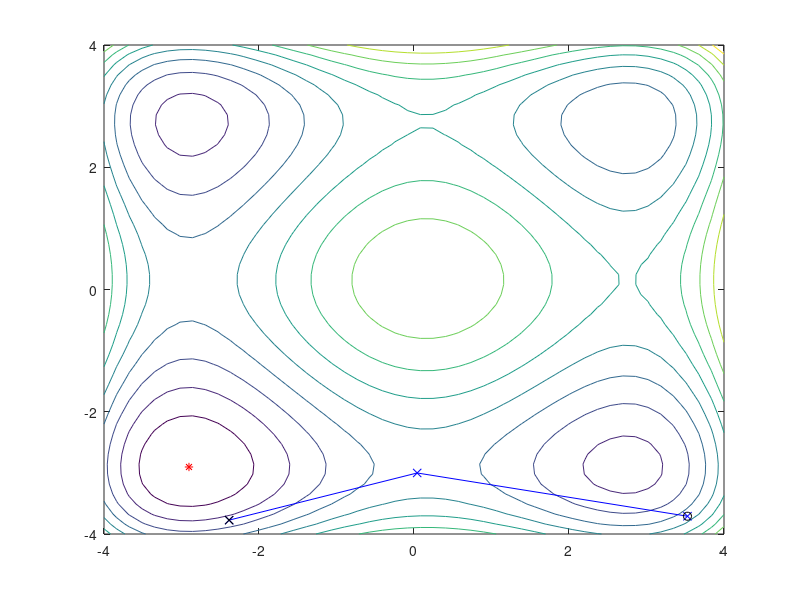

MATLAB code for this plot:
% vak keresés
% tortenet beepitese:
% s: az eddigi ertekek osszege
% s2 az eddigi ertekek negyzetosszege
% + szabaly az elfogadasra:
% az uj ertek az eddigiek atlagatol 
% legalabb a szoras valahanyszorosaval kisebb
% tul sok regi informacio...

clear;
clf;
close all;

% a célfüggvény
f = @(x,y) (x.^4-16*x.^2+5*x)/2 + (y.^4-16*y.^2+5*y)/2; 
F = @(v) f(v(1),v(2));

% a domain: 
a1 = -4;
b1 = 4;
a2 = -4;
b2 = 4;


% U: egyenletes az Omega halmazon (ami egy téglalap)
U = @() [a1 + (b1-a1)*rand(); a2 + (b2-a2)*rand()];

% maxit:
maxit = 500;

% az összes pont:
t = zeros(2,maxit+1);
% ertekek
Ft = zeros(maxit+1,1);

% init, random kezdőpont
t1=U();
t(:,1)=t1;
Ft(1)=F(t1);
s=Ft(1);
s2=s*s;
% k-pont van meg
k=1;

it=2;
while true
  if it>maxit, break; end
  u = U();
  Fu = F(u);
%  if Fu < Ft(k) || Fu < s/k-4*sqrt(s2/k-(s/k)^2)
  if Fu < s/k-10*sqrt(s2/k-(s/k)^2)
    k=k+1;
    s=s+Fu;
    s2=s2+Fu^2;
    t(:,k) = u;
    Ft(k) = Fu;
  end
  it=it+1;
end


[rloc,rval]=fminunc(F,[-3;-3]);
fprintf("rloc=(%.2f,%.2f) rval=%.2f\n",rloc(1),rloc(2),rval);
loc=t(:,k);
val=Ft(k);
fprintf("loc=(%.2f,%.2f) val=%.2f\n",loc(1),loc(2),val);
fprintf("maxit=%d k=%d\n",maxit,k);


% ad-hoc rajzolgatas
dd = linspace(a1,b1,50);
[X,Y]=meshgrid(dd,dd);
Z=f(X,Y);
contour(X,Y,Z);
hold on;
plot(rloc(1),rloc(2),'r*');


plot(t(1,1:k),t(2,1:k),'bx-');
plot(t(1,1),t(2,1),'ko');
plot(loc(1),loc(2),'kx');
